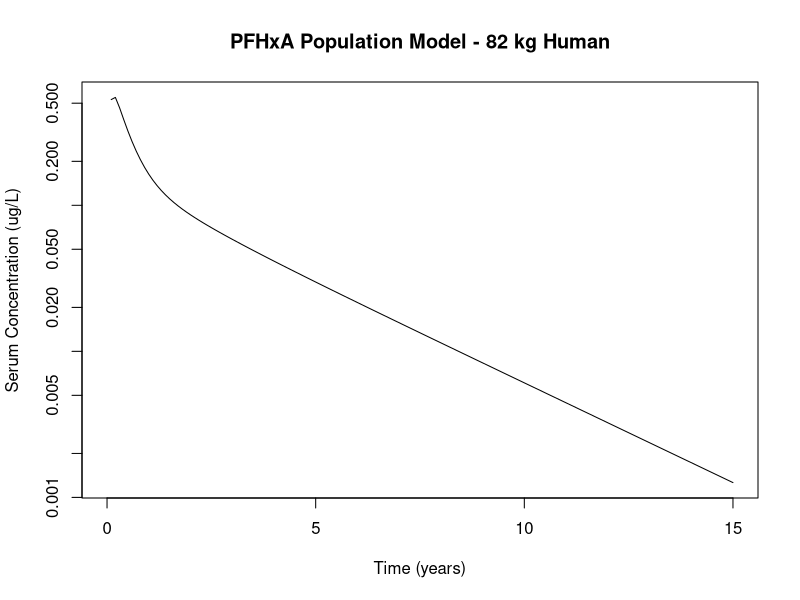
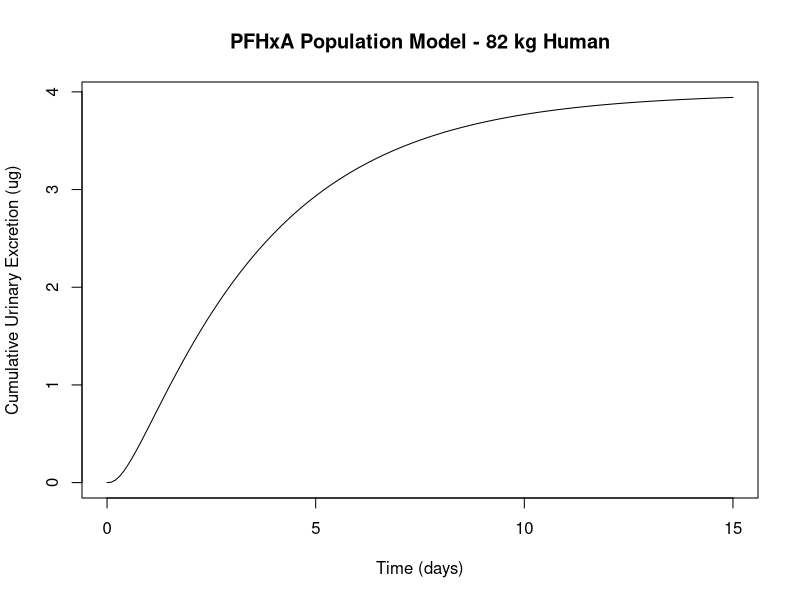

The R source for these figures, in order:
library(deSolve)

#===============================================
# PFHxA Population PBK Model (Deterministic)
#===============================================
# This R implementation uses mean posterior estimates from the
# PFHxA single-dose model with plasma and urine data.
# Based on the Worley et al. PBK model structure.
#===============================================

create.params <- function(user_input){
  with( as.list(user_input),{
    # User input: BW(kg)

    #Initial time: hours
    if  (missing(time_scale) || is.na(time_scale)){
      time_scale <- 1/24
    }else if (time_scale == "minutes"){
      time_scale <- 60
    }else if (time_scale == "hours"){
      time_scale <- 1
    }else if (time_scale == "days"){
      time_scale <- 1/24
    }else if (time_scale == "weeks"){
      time_scale <- (1/24)/7
    }else if (time_scale == "months"){
      time_scale <- ((1/24)/30)
    }else if (time_scale == "years"){
      time_scale <- ((1/24)/365)
    }
    inv_time_scale <- 1/time_scale

    #Cardiac Output and Bloodflow (as fraction of cardiac output)
    QCC = 12.5*inv_time_scale #cardiac output in L/time_scale/kg^0.75; Brown 1997
    QLC = 0.25 #fraction blood flow to liver; Brown 1997
    QKC = 0.175 #fraction blood flow to kidney; Brown 1997.
    Htc = 0.44 #hematocrit for the rat; Davies 1993

    #Tissue Volumes
    VplasC = 0.0428 #fraction vol. of plasma (L/kg BW); Davies 1993
    VLC = 0.026 #fraction vol. of liver (L/kg BW); Brown 1997
    VKC = 0.004 #fraction vol. of kidney (L/kg BW); Brown 1997
    VfilC = 4e-4	#fraction vol. of filtrate (L/kg BW)
    VPTCC = 1.35e-4 #vol. of proximal tubule cells (L/g kidney) (60 million PTC cells/gram kidney, 1 PTC = 2250 um3)

    #Chemical Specific Parameters
    MW = 314.05	#PFHxA molecular mass (g/mol)

    Free = 0.038 #free fraction in plasma

    #Kidney Transport Parameters
    # Basolateral transporter parameters (from Worley model - OAT1/OAT3)
    Vmax_baso_invitro = 439.2 #Vmax of basolateral transporter (pmol/mg protein/min)
    Km_baso = 8952.96 #Km of basolateral transporter (ug/L) - PFHxA specific

    # Apical transporter parameters
    Vmax_apical_invitro = 37400 #Vmax of apical transporter (pmol/mg protein/min); base value from Worley model

    # ====================================================================
    # POSTERIOR MEAN ESTIMATES - TO BE FILLED IN BY USER
    # ====================================================================
    Km_apical = 72750.0  # Mean Km_apical from MCMC (ug/L) - REPLACE WITH POSTERIOR MEAN
    RAFbaso = 0.02883	# Mean RAFbaso from MCMC - REPLACE WITH POSTERIOR MEAN
    RAFapi = 1.41e-6	# Mean RAFapi from MCMC - REPLACE WITH POSTERIOR MEAN
    PC_scale = 0.1226  # PC scaling factor from MCMC - REPLACE WITH POSTERIOR MEAN

    protein = 2.0e-6	#amount of protein in proximal tubule cells (mg protein/proximal tubule cell)
    GFRC = 24.19*inv_time_scale	#glomerular filtration rate (L/time_scale/kg kidney)

    # ====================================================================
    # PFHxA PARTITION COEFFICIENTS - TO BE FILLED IN BY USER
    # ====================================================================
    # Values from Population_model/partition_coefficients_results.csv
    PL = 0.5279 #liver:blood partition coefficient - REPLACE WITH ACTUAL VALUE
    PK = 0.5141 #kidney:blood partition coefficient - REPLACE WITH ACTUAL VALUE
    PR = 0.3991 #rest of body:blood partition coefficient - REPLACE WITH ACTUAL VALUE (will be scaled by PC_scale)

    #Rate constants (from Worley model)
    kdif = 0.001*inv_time_scale	#diffusion rate from proximal tubule cells (L/time_scale)
    kabsc = 2.12*inv_time_scale	#rate of absorption of chemical from small intestine to liver (1/(time_scale*BW^-0.25))
    kunabsc = 7.06e-5*inv_time_scale	#rate of unabsorbed dose to appear in feces (1/(time_scale*BW^-0.25))
    GEC = 3.5*inv_time_scale #gastric emptying time (1/(time_scale*BW^-0.25))
    k0C = 1.0*inv_time_scale	#rate of uptake from the stomach into the liver (1/(time_scale*BW^-0.25))

    keffluxc = 0.1*inv_time_scale #rate of clearance from proximal tubule cells into blood (1/(time_scale*BW^-0.25))
    kbilec = 0.0001*inv_time_scale #biliary elimination rate; liver to feces storage (1/(time_scale*BW^-0.25))
    kurinec = 0.063*inv_time_scale #rate of urine elimination from urine storage (1/(time_scale*BW^-0.25))
    kvoid = 0.06974*inv_time_scale  #daily urine volume rate (L/time_scale)

    #Scaled Parameters
    #Cardiac output and blood flows
    QC = QCC*(BW^0.75)*(1-Htc)	#cardiac output in L/time_scale; adjusted for plasma
    QK = (QKC*QC)	#plasma flow to kidney (L/time_scale)
    QL = (QLC*QC)	#plasma flow to liver (L/time_scale)
    QR = QC - QK - QL 	#plasma flow to rest of body (L/time_scale)
    QBal = QC - (QK + QL + QR) #Balance check of blood flows; should equal zero

    #Tissue Volumes
    VPlas = VplasC*BW 	#volume of plasma (L)
    VK = VKC*BW 	#volume of kidney (L)
    MK = VK*1.0*1000	#mass of the kidney (g)
    VKb = VK*0.16	#volume of blood in the kidney (L); fraction blood volume of kidney (0.16) from Brown, 1997
    Vfil = VfilC*BW	#volume of filtrate (L)
    VL = VLC*BW	#volume of liver (L)
    ML = VL*1.05*1000	#mass of the liver (g)

    #Kidney Parameters
    PTC = VKC*1000*6e7	#number of PTC (cells/kg BW) (based on 60 million PTC/gram kidney, assuming density of 1 kg/L)
    VPTC = VK*1000*VPTCC	#volume of proximal tubule cells (L)
    MPTC = VPTC*1000 #mass of the proximal tubule cells (g) (assuming density 1 kg/L)
    VR = (0.93*BW) - VPlas - VPTC - Vfil - VL	#volume of remaining tissue (L);
    VBal = (0.93*BW) - (VR + VL + VPTC + Vfil + VPlas)	#Balance check of tissue volumes; should equal zero

    # Calculate Vmax with PFHxA molecular weight and estimated RAFapi
    Vmax_basoC = (Vmax_baso_invitro*RAFbaso*PTC*protein*60*(MW/1e12)*1e6)*inv_time_scale #Vmax of basolateral transporters (ug/time_scale/kg BW)
    Vmax_apicalC = (Vmax_apical_invitro*RAFapi*PTC*protein*60*(MW/1e12)*1e6)*inv_time_scale #Vmax of apical transporters (ug/time_scale/kg BW)
    Vmax_baso = Vmax_basoC*BW^0.75	#(ug/time_scale)
    Vmax_apical = Vmax_apicalC*BW^0.75	#(ug/time_scale)

    kbile = kbilec*BW^(-0.25)	#biliary elimination; liver to feces storage (/time_scale)
    kurine = kurinec*BW^(-0.25)	#urinary elimination, from filtrate (/time_scale)
    kefflux = keffluxc*BW^(-0.25)	#efflux clearance rate, from PTC to blood (/time_scale)
    GFR = GFRC*VK	#glomerular filtration rate, scaled to mass of kidney(in kg)(L/time_scale)

    #GI Tract Parameters
    kabs = kabsc*BW^(-0.25)	#rate of absorption of chemical from small intestine to liver (/time_scale)
    kunabs = kunabsc*BW^(-0.25)	#rate of unabsorbed dose to appear in feces (/time_scale)
    GE = GEC*BW^(-0.25)	#gastric emptying time (/time_scale)
    k0 = k0C*BW^(-0.25) 	#rate of uptake from the stomach into the liver (/time_scale)

    water_consumption <- 1.36 # L/time_scale

    # Apply PC_scale to rest of body partition coefficient
    PR_scaled = PR * PC_scale

    return(list( "Free" = Free, "QC" = QC, "QK" = QK, "QL" = QL, "QR" = QR,
                 "VPlas" = VPlas,
                 "VKb" = VKb, "Vfil" = Vfil, "VL" = VL, "VR" = VR, "ML" = ML,
                 "VPTC" = VPTC, "Vmax_baso" = Vmax_baso, "Vmax_apical" = Vmax_apical,
                 'kdif' = kdif, "Km_baso" = Km_baso, "Km_apical" = Km_apical,
                 "kbile" = kbile, "kurine" = kurine, "kefflux" = kefflux,
                 "GFR" = GFR, "kabs" = kabs, "kunabs" = kunabs, "GE" = GE, "k0" = k0,
                 "PL" = PL, "PK" = PK, "PR" = PR_scaled, "kvoid" = kvoid,
                 "ingestion" = ingestion, "ingestion_time" = ingestion_time,
                 "admin_dose" = admin_dose, "admin_time" = admin_time,
                 "exp_type" = exp_type
    ))

  })
}

#===============================================
#2. Function to create initial values for ODEs
#===============================================

create.inits <- function(parameters){
  with( as.list(parameters),{
    "AR" = 0; "Adif" = 0; "A_baso" = 0; "AKb" = 0;
    "ACl" = 0; "Aefflux" = 0;
    "A_apical" = 0; "APTC" = 0; "Afil" = 0;
    "Aurine" = 0; "AST" = 0;
    "AabsST" = 0; "ASI" = 0; "AabsSI" = 0; "Afeces" = 0;
    "AL" = 0; "Abile" = 0; "Aplas_free" = 0;
    "ingestion" = 0;

    return(c("AR" = AR, "Adif" = Adif, "A_baso" = A_baso, "AKb" = AKb,
             "ACl" = ACl, "Aefflux" = Aefflux,
             "A_apical" = A_apical, "APTC" = APTC, "Afil" = Afil,
             "Aurine" = Aurine, "AST" = AST,
             "AabsST" = AabsST, "ASI" = ASI, "AabsSI" = AabsSI, "Afeces" = Afeces,
             "AL" = AL, "Abile" = Abile, "Aplas_free" = Aplas_free,
             "ingestion" = ingestion))
  })
}

#===================
#3. Events function
#===================
create.events <- function(parameters){
  with(as.list(parameters), {

    if (exp_type == "continuous") {
      # Continuous exposure: set ingestion rates
      lingest <- length(ingestion)
      lingesttimes <- length(ingestion_time)

      # Check that ingestion and ingestion_time have equal length
      if (lingest != lingesttimes){
        stop("The times of ingestion rate change should be equal to the ingestion time vector")
      }

      # Set the ingestion rate at specified times
      events <- list(data = data.frame(
        var = "ingestion",
        time = ingestion_time,
        value = ingestion,
        method = "rep"
      ))

    } else if (exp_type == "bolus") {
      # Bolus dosing: add admin_dose to stomach (AST) at admin_time
      # This adds the specified dose directly to the stomach compartment
      events <- list(data = data.frame(
        var = "AST",
        time = admin_time,
        value = admin_dose,
        method = "add"
      ))

    } else {
      stop(paste("Unknown exp_type:", exp_type, ". Must be 'continuous' or 'bolus'."))
    }

    return(events)
  })
}

#==================
#4. Custom function
#==================
custom.func <- function(){
  return()
}

#==============
#5. ODEs System
#==============

ode.func <- function(time, inits, params, custom.func){
  with(as.list(c(inits,params)),{

    CR = AR/VR #concentration in rest of body (ug/L)
    CVR = CR/PR	#concentration in venous blood leaving the rest of the body (ug/L)
    CKb = AKb/VKb	#concentration in kidney blood (ug/L)
    CVK = CKb #/PK	#concentration in venous blood leaving kidney (ug/L)
    CPTC = APTC/VPTC	#concentration in PTC (ug/L)
    Cfil = Afil/Vfil	#concentration in filtrate (ug/L)
    CL = AL/VL	#concentration in the liver (ug/L)
    CLiver = AL/ML #	concentration in the liver (ug/g)
    CVL = CL/PL	#concentration in the venous blood leaving the liver (ug/L)
    CA_free = Aplas_free/VPlas		#concentration in plasma (ug/L)
    CA = CA_free/Free	#concentration of total PFHxA in plasma (ug/L)
    Curine = Aurine/kvoid

    # Rest of Body (Tis)
    dAR = QR*(CA-CVR)*Free	#rate of change in rest of body (ug/time_scale)

    #Kidney
    #Kidney Blood (Kb)
    dAdif = kdif*(CKb - CPTC)	#rate of diffusion from into the PTC (ug/time_scale)
    dA_baso = (Vmax_baso*CKb)/(Km_baso + CKb)
    dAKb = QK*(CA-CVK)*Free - CA*GFR*Free - dAdif - dA_baso #rate of change in kidney blood (ug/time_scale).
    dACl = CA*GFR*Free	#rate of clearance via glomerular filtration (ug/time_scale)

    #Proximal Tubule Cells (PTC)
    dAefflux = kefflux*APTC
    dA_apical = (Vmax_apical*Cfil)/(Km_apical + Cfil)
    dAPTC =  dAdif + dA_apical + dA_baso - dAefflux #rate of change in PTC(ug/time_scale)

    #Filtrate (Fil)
    dAfil = CA*GFR*Free - dA_apical - Afil*kurine	#rate of change in filtrate (ug/time_scale)

    #Urinary elimination
    dAurine = kurine*Afil	#rate of change in urine (ug/time_scale)

    #GI Tract (Absorption site of oral dose)
    #Stomach
    dAST=  ingestion - k0*AST - GE*AST	#rate of change in the stomach (ug/time_scale)
    dAabsST = k0*AST	#rate of absorption in the stomach (ug/time_scale)

    #Small Intestine
    dASI = GE*AST - kabs*ASI - kunabs*ASI	#rate of change in the small intestine (ug/time_scale)
    dAabsSI = kabs*ASI	#rate of absorption in the small intestine (ug/time_scale)

    total_oral_uptake = AabsSI + AabsST	#total oral uptake in the GI tract (ug)

    #Feces compartment
    dAfeces = kbile*AL + kunabs*ASI #rate of change in the feces compartment (ug/time_scale)

    #Liver
    dAL = QL*(CA-CVL)*Free - kbile*AL + kabs*ASI + k0*AST #rate of change in the liver (ug/time_scale)
    dAbile = kbile*AL
    amount_per_gram_liver = CLiver	#amount of PFHxA in liver per gram liver (ug/g)

    #Plasma compartment
    dAplas_free = (QR*CVR*Free) + (QK*CVK*Free) + (QL*CVL*Free) -
      (QC*CA*Free) + dAefflux  #rate of change in the plasma (ug/time_scale)

    dingestion = 0

    #Mass Balance Check
    Atissue = Aplas_free + AR + AKb + Afil + APTC + AL + AST + ASI 	#sum of mass in all compartments (ug)
    Aloss = Aurine + Afeces #sum of mass lost through urinary and fecal excretion (ug)
    Atotal = Atissue + Aloss 	#total mass; should equal total dose

    list(c("dAR" = dAR, "dAdif" = dAdif, "dA_baso" = dA_baso, "dAKb" = dAKb,
           "dACl" = dACl, "dAefflux" = dAefflux,
           "dA_apical" = dA_apical, "dAPTC" = dAPTC, "dAfil" = dAfil,
           "dAurine" = dAurine, "dAST" =dAST,
           "dAabsST" = dAabsST, "dASI" = dASI, "dAabsSI" = dAabsSI, "dAfeces" = dAfeces,
           "dAL" = dAL, "dAbile" = dAbile, "dAplas_free" = dAplas_free,
           "dingestion" = dingestion),
         "total_oral_uptake" = total_oral_uptake, "amount_per_gram_liver" = amount_per_gram_liver,
         "Atissue" = Atissue, "Aloss" = Aloss, "Atotal" = Atotal, "CR" =CR, "CVR" = CVR, "CKb" = CKb,
         "CVK" = CVK, "CPTC" = CPTC,
         "Cfil" = Cfil, "CL" = CL, "CVL" = CVL, "CA_free" = CA_free,
         "CA" = CA, "Cliver" = CL)

  })
}

#======================================
# Example Usage
#======================================
# Uncomment to test:

# user_input <- list(
#   'BW' = 82,
#   "ingestion" = c(1, 0),  # 1 ug/day for period, then 0 (elimination)
#   "ingestion_time" = c(0, 1),  # Exposure for 1 year, then elimination
#   "admin_dose" = 0,
#   "admin_time" = 0,
#   "exp_type" = "continuous",  # "continuous" or "bolus"
#   "time_scale" = "years"
# )

# For bolus dosing example:
user_input <- list(
  'BW' = 82,
  "ingestion" = 0,
  "ingestion_time" = 0,
  "admin_dose" = c(3.99),  # 3.99 ug bolus dose (Abraham 2024 study)
  "admin_time" = c(0),    # at time 0
  "exp_type" = "bolus",
  "time_scale" = "days"
)

params <- create.params(user_input)
inits <- create.inits(params)
events <- create.events(params)

times <- seq(0, 15, 0.1)
out <- ode(y = inits, times = times, func = ode.func, parms = params,
           events = events, method = "lsodes", atol = 1e-8, rtol = 1e-8)

plot(out[,"time"], out[,"CA"], type = 'l', log = 'y',
     xlab = 'Time (years)', ylab = 'Serum Concentration (ug/L)',
     main = 'PFHxA Population Model - 82 kg Human')

plot(out[,"time"], out[,"Aurine"], type = 'l',
     xlab = 'Time (days)', ylab = 'Cumulative Urinary Excretion (ug)',
     main = 'PFHxA Population Model - 82 kg Human')

# ====================
# Upload on Jaqpot
# ====================
# Subset of features to be displayed on the user interface
# Concentrations (ug/L)
# predicted.feats <- c("CR", "CVR", "CVK", "CPTC",
#                       "Cfil", "CL", "CVL", "CA_free", "CA",
#                      # Amounts/Masses (ug)
#                      "AR", "AKb", "APTC", "Afil", "AL", "Aplas_free", "AST", "ASI",
#                      "Aurine", "Afeces", "Abile",
#                      # Mass balance
#                      "Atissue", "Aloss", "Atotal")

# jaqpotr::deploy.pbpk(user.input = user_input,out.vars = predicted.feats,
# create.params = create.params,  create.inits = create.inits,
# create.events = create.events, custom.func = custom.func,
# envFile = "/Users/vassilis/Documents/GitHub/jaqpotpy/.env")
